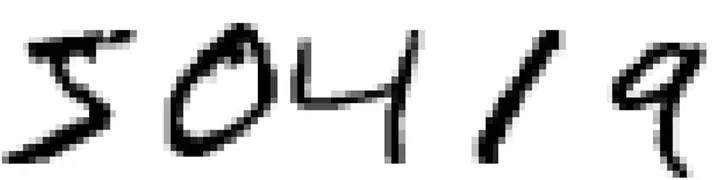
#> input picture sampleimg.jpg, 728 x 180 px
$ python -i segmentation.py   (imports and definitions only)
#> lines starting #> are read from the running program, lines starting #| are printed output that depends on the picture; after the words box and inside, x2 and y2 are one past the last pixel; in counts of white or black regions, pixels touching at a corner belong together
import cv2
import numpy as np
from typing import Tuple

def loadImage(imagePath: str) -> np.ndarray:
    return cv2.imread(imagePath)

def toGrayscale(img: np.ndarray) -> np.ndarray:
    return cv2.cvtColor(img, cv2.COLOR_BGR2GRAY)

def sortBoxes(boxes: list, lineThreshold: int = 15) -> list:
    if not boxes:
        return []
    boxes.sort(key=lambda b: b[1])
    rows = []
    currentRow = [boxes[0]]

    for box in boxes[1:]:
        if abs(box[1] - currentRow[0][1]) <= lineThreshold:
            currentRow.append(box)
        else:
            rows.append(sorted(currentRow, key=lambda b: b[0]))
            currentRow = [box]
    rows.append(sorted(currentRow, key=lambda b: b[0]))

    return [box for row in rows for box in row]

def findTokenBoxes(gray: np.ndarray, minArea: int = 50) -> list:
    contours = cv2.findContours(gray, cv2.RETR_EXTERNAL, cv2.CHAIN_APPROX_SIMPLE)[0]
    boxes = []
    for contour in contours:
        x, y, w, h = cv2.boundingRect(contour)
        if w * h >= minArea:
            boxes.append((x, y, w, h))
    return sortBoxes(boxes)

def cropAndResize(gray: np.ndarray, box: Tuple, padding: int, targetSize: int = 28) -> np.ndarray:
    x, y, w, h = box
    imgHeight, imgWidth = gray.shape
    x1 = np.clip(x - padding, 0, imgWidth)
    y1 = np.clip(y - padding, 0, imgHeight)
    x2 = np.clip(x + w + padding, 0, imgWidth)
    y2 = np.clip(y + h + padding, 0, imgHeight)
    crop = gray[y1:y2, x1:x2]
    return cv2.resize(crop, (targetSize, targetSize), interpolation=cv2.INTER_AREA)

def segment(imagePath: str) -> list[np.ndarray]:
#> called with imagePath = 'sampleimg.jpg'
    img = loadImage(imagePath)
#> in loadImage, returned value is the input picture: shape (180, 728, 3); min 0, max 255, mean 214.4
    gray = toGrayscale(img)
    gray = cv2.threshold(gray, 0, 255, cv2.THRESH_BINARY_INV + cv2.THRESH_OTSU)[1]
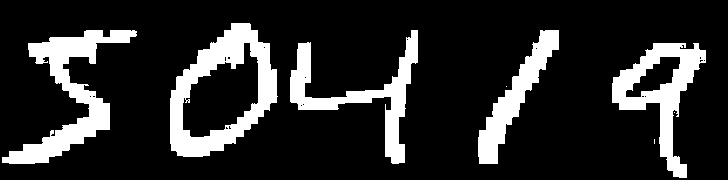
#> gray: shape (180, 728); 17% white; 8 white regions (3 under 20 px)
    boxes = findTokenBoxes(gray)
#> in findTokenBoxes, `contours = cv2.findContours(gray, cv2.RETR_EXTERNAL, cv2.CHAIN_APPROX_..`: contours = 8 contours, 3 with area under 20; largest, box (x1, y1, x2, y2) and area: (170, 23, 278, 157) 9703, (612, 43, 706, 178) 4999, (2, 30, 137, 164) 4783, (290, 30, 418, 164) 3605, (478, 30, 559, 164) 2894
#> the loop in findTokenBoxes, `for contour in contours:` made 8 passes
#> (x, y, w, h) on passes 2 to 8: (674, 112, 1, 1), (506, 86, 1, 1), (612, 43, 94, 135), (478, 30, 81, 134), (290, 30, 128, 134), (2, 30, 135, 134), (170, 23, 108, 134)
#> (contour, x, y, w, h) on pass 1: ([[654, 139], [654, 143]], 654, 139, 1, 5)
#> after the loop in findTokenBoxes, `for contour in contours:`: boxes = [(612, 43, 94, 135), (478, 30, 81, 134), (290, 30, 128, 134), (2, 30, 135, 134), (170, 23, 108, 134)]
#> in sortBoxes, `currentRow = [boxes[0]]`: currentRow = [(170, 23, 108, 134)]
#> the loop in sortBoxes, `for box in boxes[1:]:` made 4 passes
#> after the loop in sortBoxes, `for box in boxes[1:]:`: rows = [[(2, 30, 135, 134), (170, 23, 108, 134), (290, 30, 128, 134), (478, 30, 81, 134)]]
#> boxes = [(2, 30, 135, 134), (170, 23, 108, 134), (290, 30, 128, 134), (478, 30, 81, 134), (612, 43, 94, 135)]
    return [cropAndResize(gray, box, 8, 28) for box in boxes]
#> in cropAndResize, `crop = gray[y1:y2, x1:x2]`: crop: shape (150, 145); 23.7% white; 1 white region, box (x1, y1, x2, y2) and area: (2, 8, 137, 142) 5165
#> in cropAndResize (call 2), `crop = gray[y1:y2, x1:x2]`: crop: shape (150, 124); 31% white; 1 white region, box (x1, y1, x2, y2) and area: (8, 8, 116, 142) 5758
#> call 3 of cropAndResize, with box = (290, 30, 128, 134), padding = 8, targetSize = 28
#> in cropAndResize (call 3), `x, y, w, h = box`: x = 290; y = 30; w = 128
#> in cropAndResize (call 3), `x1 = np.clip(x - padding, 0, imgWidth)`: x1 = 282
#> in cropAndResize (call 3), `y1 = np.clip(y - padding, 0, imgHeight)`: y1 = 22
#> in cropAndResize (call 3), `x2 = np.clip(x + w + padding, 0, imgWidth)`: x2 = 426
#> in cropAndResize (call 3), `y2 = np.clip(y + h + padding, 0, imgHeight)`: y2 = 172
#> in cropAndResize (call 3), `crop = gray[y1:y2, x1:x2]`:
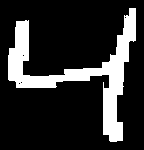
#> crop: shape (150, 144); 18.2% white; 1 white region, box (x1, y1, x2, y2) and area: (8, 8, 136, 142) 3938
#> in cropAndResize (call 3), `return cv2.resize(crop, (targetSize, targetSize), interpolation=cv2.IN..`:
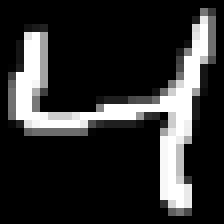
#> returned value: shape (28, 28) (shown 8 times larger); min 0, max 255, mean 46.5
#> call 4 of cropAndResize, with box = (478, 30, 81, 134), padding = 8, targetSize = 28
#> in cropAndResize (call 4), `x, y, w, h = box`: x = 478; w = 81
#> in cropAndResize (call 4), `x1 = np.clip(x - padding, 0, imgWidth)`: x1 = 470
#> in cropAndResize (call 4), `x2 = np.clip(x + w + padding, 0, imgWidth)`: x2 = 567
#> in cropAndResize (call 4), `crop = gray[y1:y2, x1:x2]`:
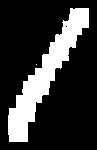
#> crop: shape (150, 97); 21.3% white; 2 white regions (1 under 20 px), largest, box (x1, y1, x2, y2) and area: (8, 8, 89, 142) 3092
#> in cropAndResize (call 4), `return cv2.resize(crop, (targetSize, targetSize), interpolation=cv2.IN..`:
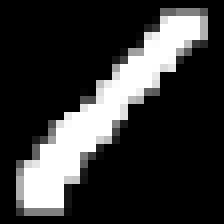
#> returned value: shape (28, 28) (shown 8 times larger); min 0, max 255, mean 54.2
#> in cropAndResize (call 5), `x, y, w, h = box`: x = 612; y = 43; w = 94; h = 135
#> in cropAndResize (call 5), `x1 = np.clip(x - padding, 0, imgWidth)`: x1 = 604
#> in cropAndResize (call 5), `y1 = np.clip(y - padding, 0, imgHeight)`: y1 = 35
#> in cropAndResize (call 5), `x2 = np.clip(x + w + padding, 0, imgWidth)`: x2 = 714
#> in cropAndResize (call 5), `y2 = np.clip(y + h + padding, 0, imgHeight)`: y2 = 180
#> in cropAndResize (call 5), `crop = gray[y1:y2, x1:x2]`:
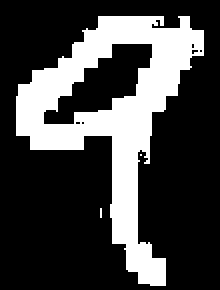
#> crop: shape (145, 110) (shown 2 times larger); 26.7% white; 3 white regions (2 under 20 px), largest, box (x1, y1, x2, y2) and area: (8, 8, 102, 143) 4252
#> in cropAndResize (call 5), `return cv2.resize(crop, (targetSize, targetSize), interpolation=cv2.IN..`:
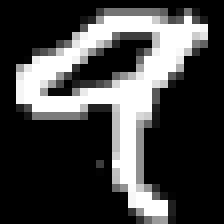
#> returned value: shape (28, 28) (shown 8 times larger); min 0, max 255, mean 68.1

>>> result = segment('sampleimg.jpg')
#> result = 5 items
